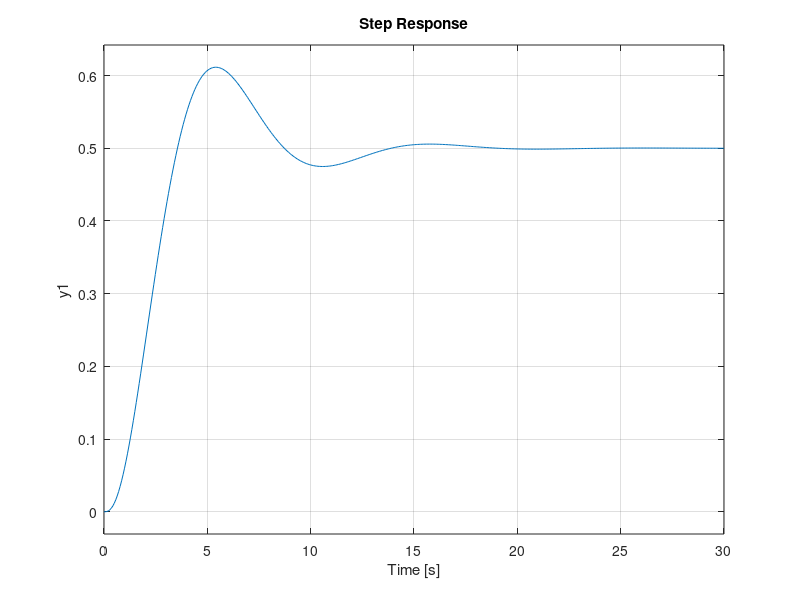
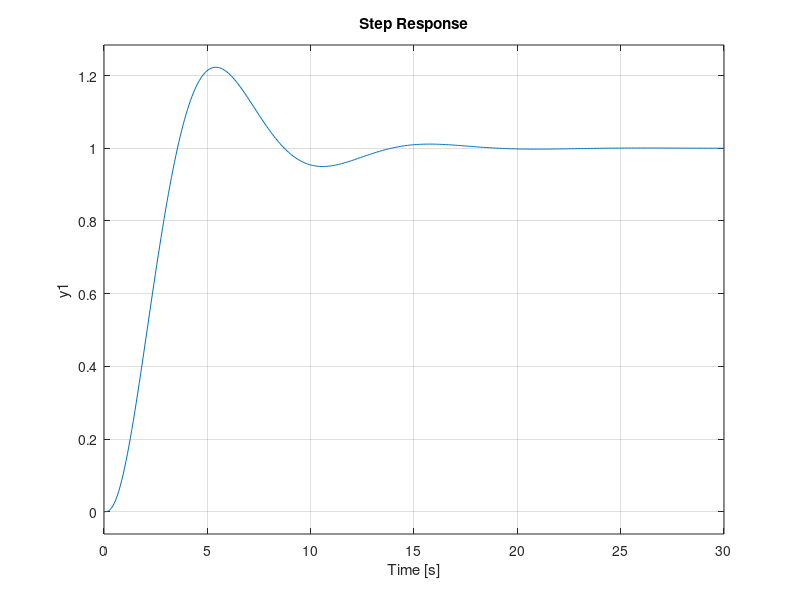
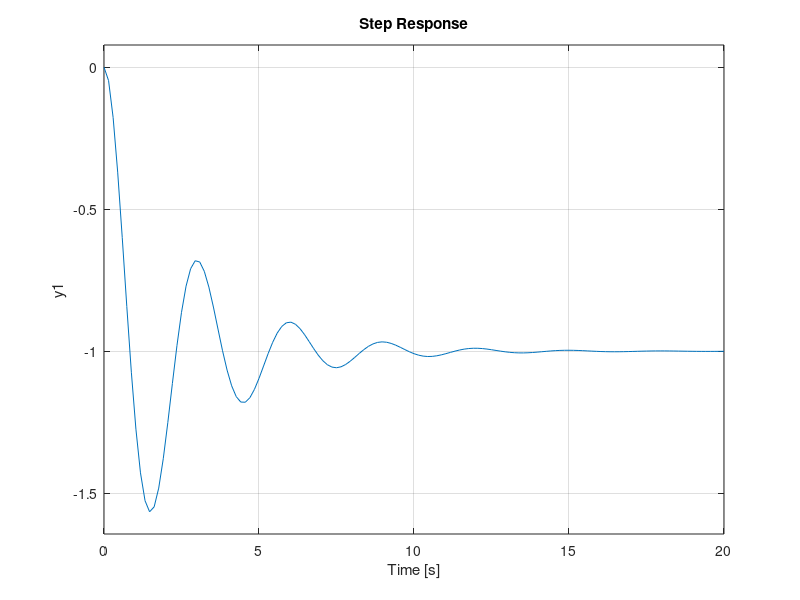

Recreate these plots in MATLAB, in order. (Note: this script raises an error after producing the figures.)
% Logan Prust - Aer E 331 - Homework 5

clear,clc;

% PROBLEM 1(c)

Ap=[-5 -3 -2;1 0 0;0 1 0];
Bp=[1;0;0];
Pp=[-4+3i -4-3i -4];

K = acker(Ap,Bp,Pp)

% PROBLEM 1(e)

Cp=[0 0 1];
Dp=0;

sysp=ss(Ap,Bp,Cp,Dp);
figure(1);
step(sysp);

figure(2);
hold on;
step(sysp);
step(2*sysp);

% PROBLEM 2(b)

A=[-0.76 -4.55;1 0];
eig(A)

roots([1,0.76,4.55])

% PROBLEM 2(d)

P=roots([1 1.54 1.06]);
B=[-4.6;0];
C=[0 1];
D=0;
acker(A,B,P)

sys=ss(A,B,C,D);

[NUM,DEN] = ss2tf(A,B,C,D);
G=tf(NUM,DEN)

scale=4.55/4.6;

figure(3);
hold on;
step(2*sysp);
step(scale*sys);

% PROBLEM 3(a)

clear;

A=[-.25 0 -1 .18;-16.02 -8.4 2.19 0;4.49 -.35 -.76 0;0 1 0 0];
B=[.07 0;23.16 -29.01;4.55 .22;0 0];
C=eye(4);
D=zeros(4,2);

eig(A)

[NUM,DEN]=ss2tf(A,B,C,D,2)

G=tf(NUM(4,:),DEN)

figure(4);
step(G);

% PROBLEM 4(c)

clear;

A=[-11.4 -14 0;1 0 0;0 1 0];
B=[500;0;0];

P=[-2,-2+1.5i,-2-1.5i];

K=place(A,B,P)

ABK=A-B*K;

% PROBLEM 4(d)

ks=1;
C=[0 0 ks];
D=0;

sys=ss(ABK,B,C,D);

figure(5);
step(sys);

ksnew=1/40;
Cnew=[0 0 ksnew];

sysnew=ss(ABK,B,Cnew,D);

figure(6);
step(sysnew);

% PROBLEM 5(b)

clear;

A=[-2 -25;1 0];
B=[50;0];
C=[0 1];
D=0;

sys=ss(A,B,C,D);
x0=[3 1];

figure(7);
initial(sys,x0);
